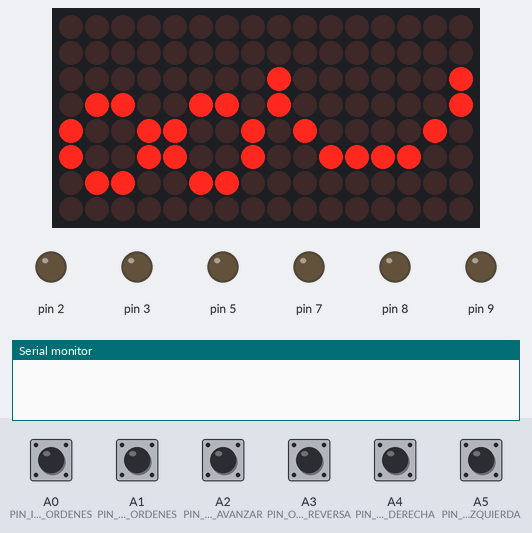
Bench run of a sketch on a simulated Arduino Uno, built with avr-gcc and run on an emulated ATmega328P. On the bench: 16×8 LED matrix, output pins drawn as LEDs (lit = HIGH), the last lines printed to the serial monitor. The test bench sets the inputs (shaded band); at power-on: A0 (PIN_INICIO_ORDENES), A1 (PIN_FIN_ORDENES), A2 (PIN_ORDEN_AVANZAR), A3 (PIN_ORDEN_REVERSA), A4 (PIN_ORDEN_GIRO_DERECHA), A5 (PIN_ORDEN_GIRO_IZQUIERDA) HIGH.

Above: at 3.8 s.
3.9 s: A1 (PIN_FIN_ORDENES) pulled LOW for 0.15 s
At 4.7 s:
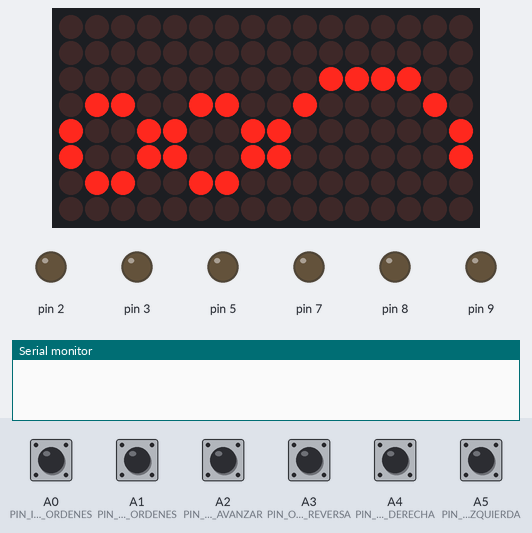
5.5 s: A4 (PIN_ORDEN_GIRO_DERECHA) pulled LOW for 0.15 s
At 5.9 s:
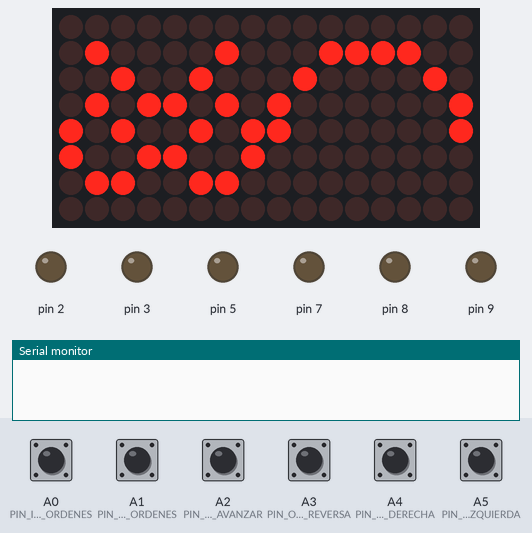
7.1 s: A5 (PIN_ORDEN_GIRO_IZQUIERDA) pulled LOW for 0.15 s
At 8.3 s:
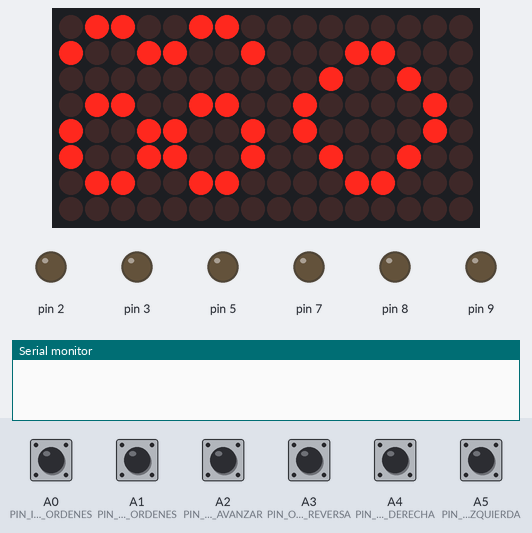
8.7 s: A0 (PIN_INICIO_ORDENES) pulled LOW for 0.15 s
At 9.5 s:
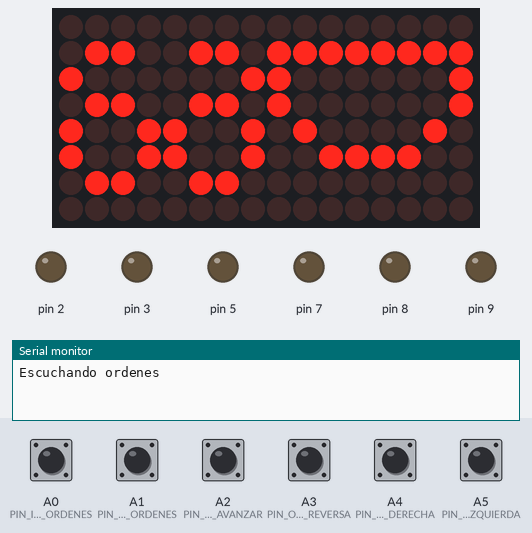
10.3 s: A2 (PIN_ORDEN_AVANZAR) pulled LOW for 0.15 s
At 11.3 s:
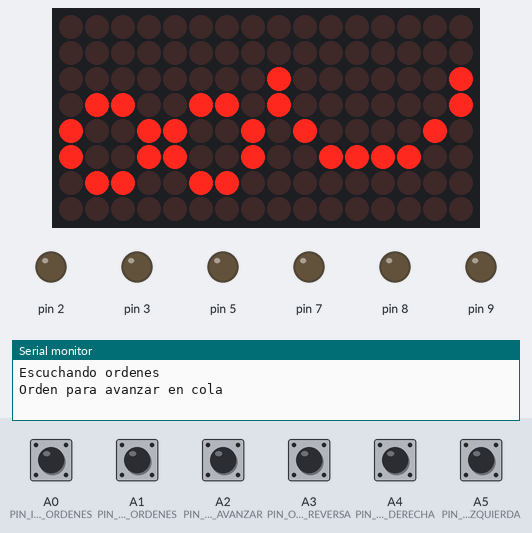
11.9 s: A1 (PIN_FIN_ORDENES) pulled LOW for 1 s
At 14.6 s:
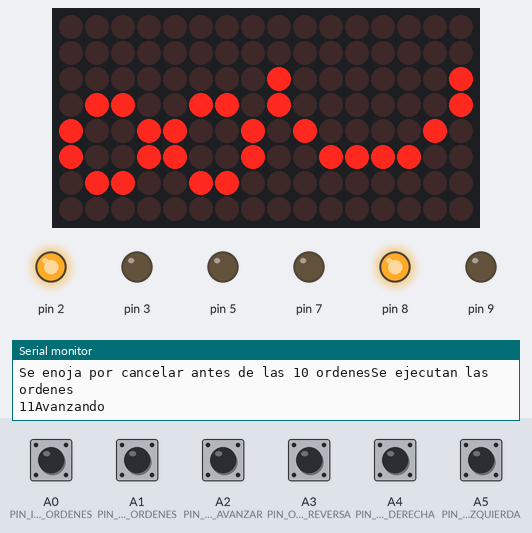
Timing chart, 0 to 15.9 s (numbered marks = the images above; inputs shaded):
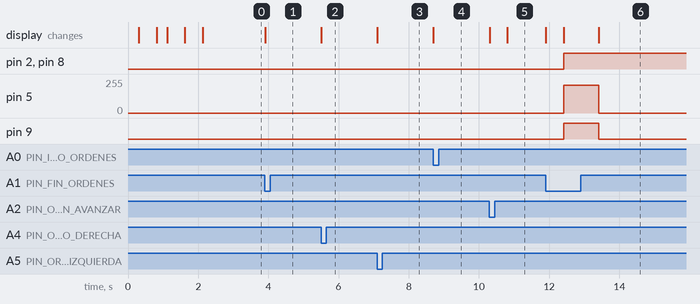

The sketch:

robotFT.ino
```cpp
/*
  Programa para manejar el robot Tatu-bot de Futhur Tech
 */
#include "tatubot.h"
Robot tatubot;

void setup(){
  tatubot.iniciar();
  tatubot.despertar();
}

void loop(){
  if (digitalRead(PIN_INICIO_ORDENES) == LOW) {
    Serial.print("Escuchando ordenes \n");
    tatubot.dibujarCaritaEntusiasmada();
    tatubot.escucharOrdenes();
  }
  if (digitalRead(PIN_ORDEN_AVANZAR) == LOW) {
    tatubot.dibujarCaritaFeliz();
  }
  if (digitalRead(PIN_ORDEN_REVERSA) == LOW) {
    tatubot.dibujarCaritaEntusiasmada();
  }
  if (digitalRead(PIN_ORDEN_GIRO_DERECHA) == LOW) {
    tatubot.dibujarCaritaEnojada();
  }
  if (digitalRead(PIN_ORDEN_GIRO_IZQUIERDA) == LOW) {
    tatubot.dibujarCaritaSorprendida();
  }
  if (digitalRead(PIN_FIN_ORDENES) == LOW) {
    tatubot.dibujarCaritaTriste();
  }
}
```

caritas.h
```cpp
byte felizOjos[8]= {
  B00000000,
  B00000000,
  B00000000,
  B01100110,
  B10011001,
  B10011001,
  B01100110,
  B00000000
};

byte felizBoca[8]= {
  B00000000,
  B00000000,
  B10000001,
  B10000001,
  B01000010,
  B00111100,
  B00000000,
  B00000000
};

byte cerradosOjos[8]= {
  B00000000,
  B00000000,
  B00000000,
  B00000000,
  B10011001,
  B10011001,
  B01100110,
  B00000000
};

byte cerradosBoca[8]= {
  B00000000,
  B00000000,
  B00000000,
  B01111110,
  B00000000,
  B00000000,
  B00000000,
  B00000000
};

byte entusiasmadoOjos[8]= {
  B00000000,
  B01100110,
  B10000001,
  B01100110,
  B10011001,
  B10011001,
  B01100110,
  B00000000
};

byte entusiasmadoBoca[8]= {
  B00000000,
  B11111111,
  B10000001,
  B10000001,
  B01000010,
  B00111100,
  B00000000,
  B00000000
};

byte enojadoOjos[8]= {
  B00000000,
  B01000010,
  B00100100,
  B01011010,
  B10100101,
  B10011001,
  B01100110,
  B00000000
};

byte enojadoBoca[8]= {
  B00000000,
  B00111100,
  B01000010,
  B10000001,
  B10000001,
  B00000000,
  B00000000,
  B00000000
};

byte sorprendidoOjos[8]= {
  B01100110,
  B10011001,
  B00000000,
  B01100110,
  B10011001,
  B10011001,
  B01100110,
  B00000000
};

byte sorprendidoBoca[8]= {
  B00000000,
  B00011000,
  B00100100,
  B01000010,
  B01000010,
  B00100100,
  B00011000,
  B00000000
};

byte tristeOjos[8]= {
  B00000000,
  B00000000,
  B00000000,
  B01100110,
  B10011001,
  B10011001,
  B01100110,
  B00000000
};

byte tristeBoca[8]= {
  B00000000,
  B00000000,
  B00111100,
  B01000010,
  B10000001,
  B10000001,
  B00000000,
  B00000000
};
```

tatubot.cpp
```cpp
#include <ArduinoQueue.h>
#include "tatubot.h"
#include "LedControl.h"
#include "caritas.h"

Motor motor0(IN1, IN2, ENA);
Motor motor1(IN4, IN3, ENB);
ArduinoQueue<int> colaOrdenes(CANTIDAD_ORDENES);
LedControl matrizLeds=LedControl(DIN,CLK,CS,MATRICES);

void Robot::iniciar() {
  pinMode(pinEscucharOrdenes, INPUT_PULLUP);
  pinMode(pinAvanzar, INPUT_PULLUP);
  pinMode(pinReversa, INPUT_PULLUP);
  pinMode(pinGiroDerecha, INPUT_PULLUP);
  pinMode(pinGiroIzquierda, INPUT_PULLUP);
  pinMode(pinFinOrdenes, INPUT_PULLUP);
  Serial.begin(115200);
  motor0.iniciar();
  motor1.iniciar();
  matrizLeds.shutdown(0,false);
  matrizLeds.setIntensity(0,4);
  matrizLeds.clearDisplay(0);
  matrizLeds.shutdown(1,false);
  matrizLeds.setIntensity(1,4);
  matrizLeds.clearDisplay(1);
}

void Robot::avanzar(int velocidad) {
  motor0.adelante(velocidad);
  motor1.adelante(velocidad);
  Serial.print("Avanzando \n");
  delay(1000);
  pararRobot();
}

void Robot::retroceder(int velocidad) {
  motor0.atras(velocidad);
  motor1.atras(velocidad);
  Serial.print("Retrocediendo \n");
  delay(1000);
  pararRobot();
}

void Robot::girarDerecha(int velocidad) {
  motor0.parar();
  motor1.adelante(velocidad);
  Serial.print("Girando a la derecha \n");
  delay(1000);
  pararRobot();
}

void Robot::girarIzquierda(int velocidad) {
  motor0.adelante(velocidad);
  motor1.parar();
  Serial.print("Girando a la izquierda \n");
  delay(1000);
  pararRobot();
}

void Robot::pararRobot() {
  motor0.parar();
  motor1.parar();
}

void Robot::escucharOrdenes() {
  while(colaOrdenes.itemCount() < CANTIDAD_ORDENES && digitalRead(pinFinOrdenes) != LOW) {
    if (digitalRead(pinAvanzar) == LOW) {
      dibujarCaritaSorprendida();
      colaOrdenes.enqueue(1);
      Serial.print("Orden para avanzar en cola \n");
      delay(500);
      dibujarCaritaFeliz();
    }
    if (digitalRead(pinReversa) == LOW) {
      dibujarCaritaSorprendida();
      colaOrdenes.enqueue(2);
      Serial.print("Orden para retroceder en cola \n");
      delay(500);
      dibujarCaritaFeliz();
    }
    if (digitalRead(pinGiroDerecha) == LOW) {
      dibujarCaritaSorprendida();
      colaOrdenes.enqueue(3);
      Serial.print("Orden para girar a la derecha en cola \n");
      delay(500);
      dibujarCaritaFeliz();
    }
    if (digitalRead(pinGiroIzquierda) == LOW) {
      dibujarCaritaSorprendida();
      colaOrdenes.enqueue(4);
      Serial.print("Orden para girar a la izquierda en cola \n");
      delay(500);
      dibujarCaritaFeliz();
    }
  }
  if(colaOrdenes.itemCount() < CANTIDAD_ORDENES) {
    Serial.print("Se enoja por cancelar antes de las 10 ordenes");
    dibujarCaritaEnojada();
    delay(500);
  }
  Serial.print("Se ejecutan las ordenes \n");
  Serial.print(colaOrdenes.itemCount());
  ejecutarTodasLasOrdenes();
}

void Robot::ejecutarTodasLasOrdenes() {
  int cantidadOrdenes = colaOrdenes.itemCount();
  for(int i=0; i<cantidadOrdenes; i++) {
    Serial.print(colaOrdenes.itemCount());
    dibujarCaritaEntusiasmada();
    ejecutarOrden(colaOrdenes.dequeue());
    dibujarCaritaFeliz();
    delay(1000);
  }
}

void Robot::ejecutarOrden(byte caso) {
  switch(caso) {
    case 1:
      avanzar(VELOCIDAD_MOTOR);
      break;
    case 2:
      retroceder(VELOCIDAD_MOTOR);
      break;
    case 3:
      girarDerecha(VELOCIDAD_MOTOR);
      break;
    case 4:
      girarIzquierda(VELOCIDAD_MOTOR);
      break;
  }
}

void Robot::dibujarCarita(byte ojos[8], byte boca[8]) {
  for (int i = 0; i < 8; i++)
  {
    matrizLeds.setRow(0,i,ojos[i]);
  }
  for (int i = 0; i < 8; i++)
  {
    matrizLeds.setRow(1,i,boca[i]);
  }
}

void Robot::dibujarCaritaFeliz() { dibujarCarita(felizOjos,  felizBoca); }
void Robot::dibujarCaritaSorprendida() { dibujarCarita(sorprendidoOjos,  sorprendidoBoca); }
void Robot::dibujarCaritaEntusiasmada() { dibujarCarita(entusiasmadoOjos,  entusiasmadoBoca); }
void Robot::dibujarCaritaTriste() { dibujarCarita(tristeOjos,  tristeBoca); }
void Robot::dibujarCaritaEnojada() { dibujarCarita(enojadoOjos,  enojadoBoca); }
void Robot::despertar() {
  dibujarCarita(cerradosOjos,  cerradosBoca);
  delay(300);
  dibujarCarita(felizOjos,  cerradosBoca);
  delay(500);
  dibujarCarita(cerradosOjos,  cerradosBoca);
  delay(300);
  dibujarCarita(felizOjos,  cerradosBoca);
  delay(500);
  dibujarCaritaEntusiasmada();
  delay(500);
  dibujarCaritaFeliz();
  delay(500);
}

//---------------------------------------------
Motor::Motor(byte pinAtras, byte pinAdelante, byte pinVelocidad) {
  this->pinAtras = pinAtras;
  this->pinAdelante = pinAdelante;
  this->pinVelocidad = pinVelocidad;
}

void Motor::iniciar() {
  pinMode(pinAtras, OUTPUT);
  pinMode(pinAdelante, OUTPUT);
  pinMode(pinVelocidad, OUTPUT);
  this->parar();
}

void Motor::adelante(int velocidad) {
  analogWrite(pinVelocidad, velocidad);
  digitalWrite(pinAtras, LOW);
  digitalWrite(pinAdelante, HIGH);
}

void Motor::atras(int velocidad) {
  analogWrite(pinVelocidad, velocidad);
  digitalWrite(pinAdelante, HIGH);
  digitalWrite(pinAtras, LOW);
}

void Motor::parar() {
  analogWrite(pinVelocidad, 0);
}
```

tatubot.h
```cpp
/*----------------------------------------------------------
    Librería para crear robot Tatu-bot
  ----------------------------------------------------------*/
#ifndef TATUBOT_H
#define TATUBOT_H
#include <Arduino.h>

// Motor 1
#define IN1 3
#define IN2 2
#define ENA 5
// Motor 2
#define IN3 8
#define IN4 7
#define ENB 9
// Matriz de Leds
#define DIN 11
#define CLK 13
#define CS 10
#define MATRICES 2
// Pulsadores
#define PIN_INICIO_ORDENES A0
#define PIN_FIN_ORDENES A1
#define PIN_ORDEN_AVANZAR A2
#define PIN_ORDEN_REVERSA A3
#define PIN_ORDEN_GIRO_DERECHA A4
#define PIN_ORDEN_GIRO_IZQUIERDA A5


#define CANTIDAD_ORDENES 10
#define VELOCIDAD_MOTOR 2000

class Motor {
  private:
    byte pinAtras;
    byte pinAdelante;
    byte pinVelocidad;

  public:
    Motor(byte pinAtras, byte pinAdelante, byte pinVelocidad);
    void iniciar();
    void adelante(int velocidad);
    void atras(int velocidad);
    void parar();
};


class Robot {
  private:
    int listaOrdenes[10];
  public:
    byte pinEscucharOrdenes = PIN_INICIO_ORDENES;
    byte pinAvanzar = PIN_ORDEN_AVANZAR;
    byte pinReversa = PIN_ORDEN_REVERSA;
    byte pinGiroDerecha = PIN_ORDEN_GIRO_DERECHA;
    byte pinGiroIzquierda = PIN_ORDEN_GIRO_IZQUIERDA;
    byte pinFinOrdenes = PIN_FIN_ORDENES;

    void iniciar();
    void avanzar(int velocidad);
    void retroceder(int velocidad);
    void girarDerecha(int velocidad);
    void girarIzquierda(int velocidad);
    void pararRobot();
    void escucharOrdenes();
    void ejecutarTodasLasOrdenes();
    void ejecutarOrden(byte caso);
    void dibujarCarita(byte ojos[8], byte boca[8]);
    void dibujarCaritaFeliz();
    void dibujarCaritaSorprendida();
    void dibujarCaritaEntusiasmada();
    void dibujarCaritaTriste();
    void dibujarCaritaEnojada();
    void despertar();
};

#endif
```

Measured:
- after the input at 3.9 s, the display: changes at once (image 1)
- after the input at 5.5 s, the display: changes at once (image 2)
- after the input at 7.1 s, the display: changes at once (image 3)
- after the input at 8.7 s, the display: changes at once (image 4)
- after the input at 10.3 s, the display: first changes at once (image 5 shows a later state)
- after the input at 11.9 s, pin 2, pin 8: LOW → HIGH after 0.51 s; pin 5: 0/255 → 208/255 after 0.51 s, → 0/255 1.0 s later; pin 9: LOW → HIGH after 0.51 s, → LOW 1.0 s later; the display: first changes at once (image 6 shows a later state)
